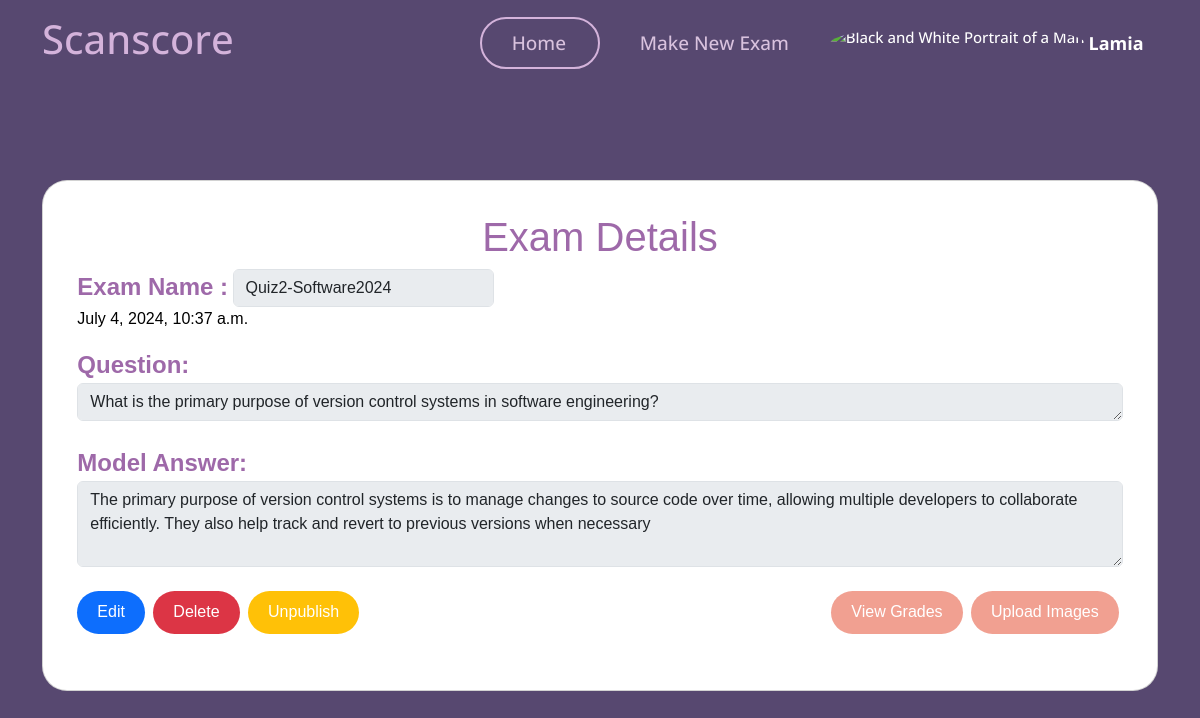
/teacher/exam/30/view/ (signed in), run on an earlier commit of the app's database.
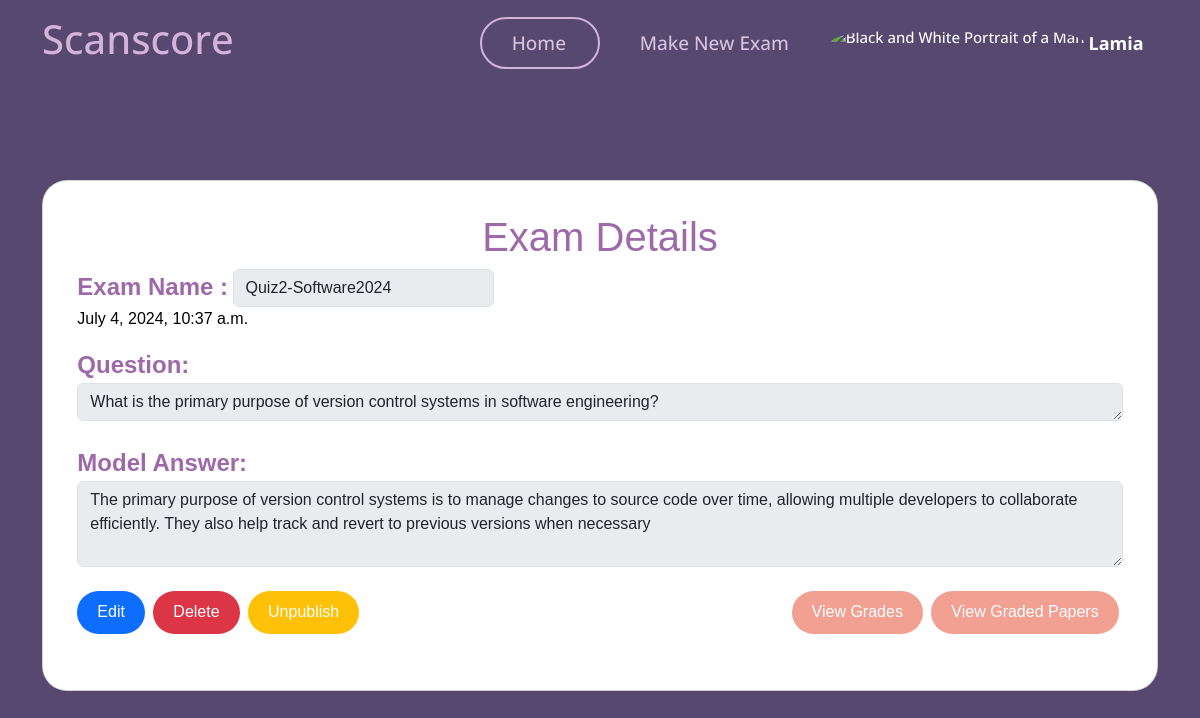
And on a later commit of the database.
### myapp/views.py (the view)
# urls.py: path('teacher/exam/<int:exam_id>/view/', views.view_exam_teacher, name='view_exam_teacher'),
@login_required
def view_exam_teacher(request, exam_id): #this will redirect to the specific exam page where the teacher can view the exam details
    exam = Exam.objects.get(pk=exam_id)
    exam_submissions = ExamSubmission.objects.filter(exam=exam)
    if not (request.user == exam.teacher or hasattr(request.user, 'teacher')):
        return HttpResponseForbidden("You are not authorized to view this exam.")
    return render(request, 'myapp/teacher/view_exam.html', {'exam': exam, 'exam_submissions': exam_submissions})

### templates/myapp/teacher/view_exam.html (shortened to what the changed rows need)
{% load static %}
<!DOCTYPE html>
<html lang="en">
<head>
    <link href="{% static 'vendor/aos/aos.css' %}" rel="stylesheet">
    <link href="{% static 'vendor/bootstrap/css/bootstrap.min.css' %}" rel="stylesheet">
    <link href="{% static 'vendor/bootstrap-icons/bootstrap-icons.css' %}" rel="stylesheet">
    <link href="{% static 'vendor/boxicons/css/boxicons.min.css' %}" rel="stylesheet">
    <link href="{% static 'vendor/glightbox/css/glightbox.min.css' %}" rel="stylesheet">
    <link href="{% static 'vendor/remixicon/remixicon.css' %}" rel="stylesheet">
    <link href="{% static 'vendor/swiper/swiper-bundle.min.css' %}" rel="stylesheet">
    <link href="{% static 'css/style.css' %}" rel="stylesheet">
</head>
<body>
    <header id="header">
        <div class="container align-items-center justify-content-between">
            <h1 class="me-auto"><a href="{% url 'teacher_dashboard' %}" style="color: #d4b3db;">Scanscore</a></h1>
        </div>
    </header>
    <section class="align-items-center"
        style="font-family: Arial, Helvetica, sans-serif;background: transparent; padding-top: 2%;">
        <div class="container">
            <div class=" justify-content-center order-2 order-lg-1" data-aos="fade-up"
                data-aos-delay="200">
                <div class="card text-black"
                    style="border-radius: 25px; padding-bottom: 5%;padding-left: 2%; padding-right: 2%;">
                    {% block content %}
                    <div class="container" style="padding-top: 3%;">
                        <h1 style="color: #9e69a9;text-align: center;" >Exam Details</h1>
                        <br>
                        <br>
                        <div class="d-flex justify-content-between exam-buttons">
                            <div>
                                {% if exam_submissions.0.is_graded %}
                                <a href="{% url 'view_grades' exam.id %}" class="btn btn-primary me-1 style1">View
                                    Grades</a>
                                {% else %}
                                <a href="{% url 'view_submissions' exam.id %}" class="btn btn-primary me-1 style1">View
                                    Students' Submissions</a>
                                {% endif %}
                                {% if exam.ocr_graded %}
                                <a href="{% url 'view_grades_ocr' exam.id %}" class="btn btn-primary me-1 style1">View
                                    Graded Papers</a>
                                {% else %}
                                <a href="{% url 'upload_images' exam.id %}" class="btn btn-primary me-1 style1">Upload
                                    Images</a>
                                {% endif %}
                            </div>
                        </div>
                    </div>
                    {% endblock %}
                </div>
            </div>
    </section>
</body>
</html>

What changed in the data, as far as the page shows it:
changed Exam "Quiz2-Software2024": ocr_graded False → True (drawn)
Also different on the page:
text no longer shown: "Upload Images"
text now shown: "View Graded Papers"
